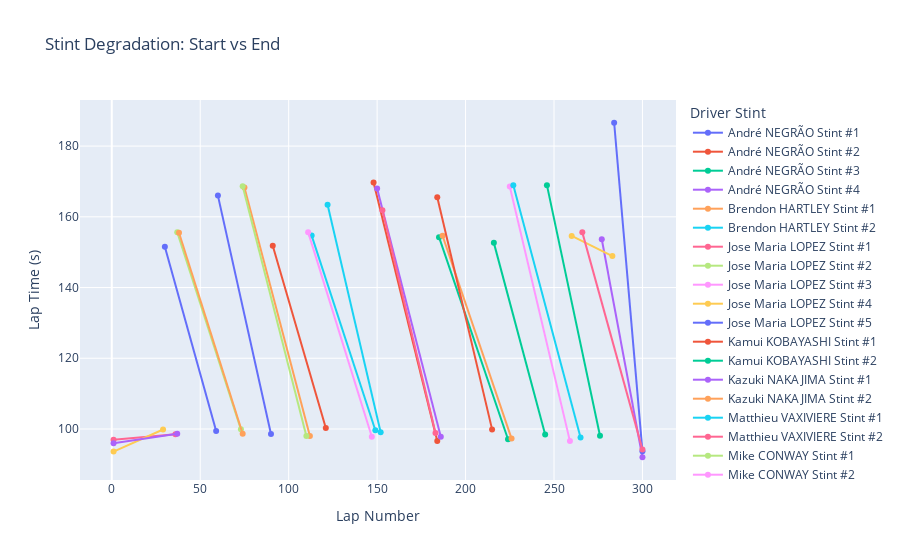

Notebook code for this chart:
### Code cell
stint_summary = (
    Algarve.groupby(["driver_stint", "team_no"]).agg(
        start_lap=("lap_number", "min"),
        end_lap=("lap_number", "max"),
        start_time=("lap_time_s", "first"),
        end_time=("lap_time_s", "last")
    )
    .reset_index()
)

stint_long = pd.concat(
    [stint_summary[["driver_stint", "team_no", "start_lap", "start_time"]].rename(columns={"start_lap": "lap", "start_time": "lap_time"}),

    stint_summary[["driver_stint", "team_no", "end_lap", "end_time"]].rename(columns={"end_lap": "lap", "end_time": "lap_time"})],
    ignore_index=True
)

fig = px.line(stint_long,
    x="lap",
    y="lap_time",
    color="driver_stint",   
    line_group="team_no", 
    markers=True,
    title="Stint Degradation: Start vs End",
    labels={                  
        "lap": "Lap Number",
        "lap_time": "Lap Time",
        "driver_stint": "Driver Stint",
        "team_no": "Team Number"
    }
)

fig.update_layout(
    xaxis_title="Lap Number",
    yaxis_title="Lap Time (s)"
)

fig.show()

### Figure 1 — Plotly figure (JSON) as saved in the notebook; plotly's stock layout.template omitted (floating-point values rounded to 4 significant figures)
{"data": [{"hovertemplate": "Driver Stint=André NEGRÃO Stint #1<br>Team Number=Alpine Elf Matmut #36<br>Lap Number=%{x}<br>Lap Time=%{y}<extra></extra>", "legendgroup": "André NEGRÃO Stint #1", "line": {"color": "#636efa", "dash": "solid"}, "marker": {"symbol": "circle"}, "mode": "lines+markers", "name": "André NEGRÃO Stint #1", "orientation": "v", "showlegend": true, "type": "scatter", "x": [60, 90], "xaxis": "x", "y": [166, 98.56], "yaxis": "y"}, {"hovertemplate": "Driver Stint=André NEGRÃO Stint #2<br>Team Number=Alpine Elf Matmut #36<br>Lap Number=%{x}<br>Lap Time=%{y}<extra></extra>", "legendgroup": "André NEGRÃO Stint #2", "line": {"color": "#EF553B", "dash": "solid"}, "marker": {"symbol": "circle"}, "mode": "lines+markers", "name": "André NEGRÃO Stint #2", "orientation": "v", "showlegend": true, "type": "scatter", "x": [91, 121], "xaxis": "x", "y": [151.8, 100.3], "yaxis": "y"}, {"hovertemplate": "Driver Stint=André NEGRÃO Stint #3<br>Team Number=Alpine Elf Matmut #36<br>Lap Number=%{x}<br>Lap Time=%{y}<extra></extra>", "legendgroup": "André NEGRÃO Stint #3", "line": {"color": "#00cc96", "dash": "solid"}, "marker": {"symbol": "circle"}, "mode": "lines+markers", "name": "André NEGRÃO Stint #3", "orientation": "v", "showlegend": true, "type": "scatter", "x": [246, 276], "xaxis": "x", "y": [169.0, 98.11], "yaxis": "y"}, {"hovertemplate": "Driver Stint=André NEGRÃO Stint #4<br>Team Number=Alpine Elf Matmut #36<br>Lap Number=%{x}<br>Lap Time=%{y}<extra></extra>", "legendgroup": "André NEGRÃO Stint #4", "line": {"color": "#ab63fa", "dash": "solid"}, "marker": {"symbol": "circle"}, "mode": "lines+markers", "name": "André NEGRÃO Stint #4", "orientation": "v", "showlegend": true, "type": "scatter", "x": [277, 300], "xaxis": "x", "y": [153.7, 92.0], "yaxis": "y"}, {"hovertemplate": "Driver Stint=Brendon HARTLEY Stint #1<br>Team Number=Toyota Gazoo Racing #8<br>Lap Number=%{x}<br>Lap Time=%{y}<extra></extra>", "legendgroup": "Brendon HARTLEY Stint #1", "line": {"color": "#FFA15A", "dash": "solid"}, "marker": {"symbol": "circle"}, "mode": "lines+markers", "name": "Brendon HARTLEY Stint #1", "orientation": "v", "showlegend": true, "type": "scatter", "x": [75, 112], "xaxis": "x", "y": [168.3, 97.99], "yaxis": "y"}, {"hovertemplate": "Driver Stint=Brendon HARTLEY Stint #2<br>Team Number=Toyota Gazoo Racing #8<br>Lap Number=%{x}<br>Lap Time=%{y}<extra></extra>", "legendgroup": "Brendon HARTLEY Stint #2", "line": {"color": "#19d3f3", "dash": "solid"}, "marker": {"symbol": "circle"}, "mode": "lines+markers", "name": "Brendon HARTLEY Stint #2", "orientation": "v", "showlegend": true, "type": "scatter", "x": [113, 149], "xaxis": "x", "y": [154.7, 99.64], "yaxis": "y"}, {"hovertemplate": "Driver Stint=Jose Maria LOPEZ Stint #1<br>Team Number=Toyota Gazoo Racing #7<br>Lap Number=%{x}<br>Lap Time=%{y}<extra></extra>", "legendgroup": "Jose Maria LOPEZ Stint #1", "line": {"color": "#FF6692", "dash": "solid"}, "marker": {"symbol": "circle"}, "mode": "lines+markers", "name": "Jose Maria LOPEZ Stint #1", "orientation": "v", "showlegend": true, "type": "scatter", "x": [1, 36], "xaxis": "x", "y": [96.99, 98.48], "yaxis": "y"}, {"hovertemplate": "Driver Stint=Jose Maria LOPEZ Stint #2<br>Team Number=Toyota Gazoo Racing #7<br>Lap Number=%{x}<br>Lap Time=%{y}<extra></extra>", "legendgroup": "Jose Maria LOPEZ Stint #2", "line": {"color": "#B6E880", "dash": "solid"}, "marker": {"symbol": "circle"}, "mode": "lines+markers", "name": "Jose Maria LOPEZ Stint #2", "orientation": "v", "showlegend": true, "type": "scatter", "x": [37, 73], "xaxis": "x", "y": [155.6, 99.9], "yaxis": "y"}, {"hovertemplate": "Driver Stint=Jose Maria LOPEZ Stint #3<br>Team Number=Toyota Gazoo Racing #7<br>Lap Number=%{x}<br>Lap Time=%{y}<extra></extra>", "legendgroup": "Jose Maria LOPEZ Stint #3", "line": {"color": "#FF97FF", "dash": "solid"}, "marker": {"symbol": "circle"}, "mode": "lines+markers", "name": "Jose Maria LOPEZ Stint #3", "orientation": "v", "showlegend": true, "type": "scatter", "x": [225, 259], "xaxis": "x", "y": [168.6, 96.57], "yaxis": "y"}, {"hovertemplate": "Driver Stint=Jose Maria LOPEZ Stint #4<br>Team Number=Toyota Gazoo Racing #7<br>Lap Number=%{x}<br>Lap Time=%{y}<extra></extra>", "legendgroup": "Jose Maria LOPEZ Stint #4", "line": {"color": "#FECB52", "dash": "solid"}, "marker": {"symbol": "circle"}, "mode": "lines+markers", "name": "Jose Maria LOPEZ Stint #4", "orientation": "v", "showlegend": true, "type": "scatter", "x": [260, 283], "xaxis": "x", "y": [154.6, 148.9], "yaxis": "y"}, {"hovertemplate": "Driver Stint=Jose Maria LOPEZ Stint #5<br>Team Number=Toyota Gazoo Racing #7<br>Lap Number=%{x}<br>Lap Time=%{y}<extra></extra>", "legendgroup": "Jose Maria LOPEZ Stint #5", "line": {"color": "#636efa", "dash": "solid"}, "marker": {"symbol": "circle"}, "mode": "lines+markers", "name": "Jose Maria LOPEZ Stint #5", "orientation": "v", "showlegend": true, "type": "scatter", "x": [284, 300], "xaxis": "x", "y": [186.6, 93.67], "yaxis": "y"}, {"hovertemplate": "Driver Stint=Kamui KOBAYASHI Stint #1<br>Team Number=Toyota Gazoo Racing #7<br>Lap Number=%{x}<br>Lap Time=%{y}<extra></extra>", "legendgroup": "Kamui KOBAYASHI Stint #1", "line": {"color": "#EF553B", "dash": "solid"}, "marker": {"symbol": "circle"}, "mode": "lines+markers", "name": "Kamui KOBAYASHI Stint #1", "orientation": "v", "showlegend": true, "type": "scatter", "x": [148, 184], "xaxis": "x", "y": [169.7, 96.58], "yaxis": "y"}, {"hovertemplate": "Driver Stint=Kamui KOBAYASHI Stint #2<br>Team Number=Toyota Gazoo Racing #7<br>Lap Number=%{x}<br>Lap Time=%{y}<extra></extra>", "legendgroup": "Kamui KOBAYASHI Stint #2", "line": {"color": "#00cc96", "dash": "solid"}, "marker": {"symbol": "circle"}, "mode": "lines+markers", "name": "Kamui KOBAYASHI Stint #2", "orientation": "v", "showlegend": true, "type": "scatter", "x": [185, 224], "xaxis": "x", "y": [154.3, 97.09], "yaxis": "y"}, {"hovertemplate": "Driver Stint=Kazuki NAKAJIMA Stint #1<br>Team Number=Toyota Gazoo Racing #8<br>Lap Number=%{x}<br>Lap Time=%{y}<extra></extra>", "legendgroup": "Kazuki NAKAJIMA Stint #1", "line": {"color": "#ab63fa", "dash": "solid"}, "marker": {"symbol": "circle"}, "mode": "lines+markers", "name": "Kazuki NAKAJIMA Stint #1", "orientation": "v", "showlegend": true, "type": "scatter", "x": [150, 186], "xaxis": "x", "y": [168.0, 97.83], "yaxis": "y"}, {"hovertemplate": "Driver Stint=Kazuki NAKAJIMA Stint #2<br>Team Number=Toyota Gazoo Racing #8<br>Lap Number=%{x}<br>Lap Time=%{y}<extra></extra>", "legendgroup": "Kazuki NAKAJIMA Stint #2", "line": {"color": "#FFA15A", "dash": "solid"}, "marker": {"symbol": "circle"}, "mode": "lines+markers", "name": "Kazuki NAKAJIMA Stint #2", "orientation": "v", "showlegend": true, "type": "scatter", "x": [187, 226], "xaxis": "x", "y": [154.6, 97.29], "yaxis": "y"}, {"hovertemplate": "Driver Stint=Matthieu VAXIVIERE Stint #1<br>Team Number=Alpine Elf Matmut #36<br>Lap Number=%{x}<br>Lap Time=%{y}<extra></extra>", "legendgroup": "Matthieu VAXIVIERE Stint #1", "line": {"color": "#19d3f3", "dash": "solid"}, "marker": {"symbol": "circle"}, "mode": "lines+markers", "name": "Matthieu VAXIVIERE Stint #1", "orientation": "v", "showlegend": true, "type": "scatter", "x": [122, 152], "xaxis": "x", "y": [163.4, 99.08], "yaxis": "y"}, {"hovertemplate": "Driver Stint=Matthieu VAXIVIERE Stint #2<br>Team Number=Alpine Elf Matmut #36<br>Lap Number=%{x}<br>Lap Time=%{y}<extra></extra>", "legendgroup": "Matthieu VAXIVIERE Stint #2", "line": {"color": "#FF6692", "dash": "solid"}, "marker": {"symbol": "circle"}, "mode": "lines+markers", "name": "Matthieu VAXIVIERE Stint #2", "orientation": "v", "showlegend": true, "type": "scatter", "x": [153, 183], "xaxis": "x", "y": [161.9, 98.84], "yaxis": "y"}, {"hovertemplate": "Driver Stint=Mike CONWAY Stint #1<br>Team Number=Toyota Gazoo Racing #7<br>Lap Number=%{x}<br>Lap Time=%{y}<extra></extra>", "legendgroup": "Mike CONWAY Stint #1", "line": {"color": "#B6E880", "dash": "solid"}, "marker": {"symbol": "circle"}, "mode": "lines+markers", "name": "Mike CONWAY Stint #1", "orientation": "v", "showlegend": true, "type": "scatter", "x": [74, 110], "xaxis": "x", "y": [168.6, 98], "yaxis": "y"}, {"hovertemplate": "Driver Stint=Mike CONWAY Stint #2<br>Team Number=Toyota Gazoo Racing #7<br>Lap Number=%{x}<br>Lap Time=%{y}<extra></extra>", "legendgroup": "Mike CONWAY Stint #2", "line": {"color": "#FF97FF", "dash": "solid"}, "marker": {"symbol": "circle"}, "mode": "lines+markers", "name": "Mike CONWAY Stint #2", "orientation": "v", "showlegend": true, "type": "scatter", "x": [111, 147], "xaxis": "x", "y": [155.7, 97.79], "yaxis": "y"}, {"hovertemplate": "Driver Stint=Nicolas LAPIERRE Stint #1<br>Team Number=Alpine Elf Matmut #36<br>Lap Number=%{x}<br>Lap Time=%{y}<extra></extra>", "legendgroup": "Nicolas LAPIERRE Stint #1", "line": {"color": "#FECB52", "dash": "solid"}, "marker": {"symbol": "circle"}, "mode": "lines+markers", "name": "Nicolas LAPIERRE Stint #1", "orientation": "v", "showlegend": true, "type": "scatter", "x": [1, 29], "xaxis": "x", "y": [93.61, 99.86], "yaxis": "y"}, {"hovertemplate": "Driver Stint=Nicolas LAPIERRE Stint #2<br>Team Number=Alpine Elf Matmut #36<br>Lap Number=%{x}<br>Lap Time=%{y}<extra></extra>", "legendgroup": "Nicolas LAPIERRE Stint #2", "line": {"color": "#636efa", "dash": "solid"}, "marker": {"symbol": "circle"}, "mode": "lines+markers", "name": "Nicolas LAPIERRE Stint #2", "orientation": "v", "showlegend": true, "type": "scatter", "x": [30, 59], "xaxis": "x", "y": [151.5, 99.44], "yaxis": "y"}, {"hovertemplate": "Driver Stint=Nicolas LAPIERRE Stint #3<br>Team Number=Alpine Elf Matmut #36<br>Lap Number=%{x}<br>Lap Time=%{y}<extra></extra>", "legendgroup": "Nicolas LAPIERRE Stint #3", "line": {"color": "#EF553B", "dash": "solid"}, "marker": {"symbol": "circle"}, "mode": "lines+markers", "name": "Nicolas LAPIERRE Stint #3", "orientation": "v", "showlegend": true, "type": "scatter", "x": [184, 215], "xaxis": "x", "y": [165.5, 99.88], "yaxis": "y"}, {"hovertemplate": "Driver Stint=Nicolas LAPIERRE Stint #4<br>Team Number=Alpine Elf Matmut #36<br>Lap Number=%{x}<br>Lap Time=%{y}<extra></extra>", "legendgroup": "Nicolas LAPIERRE Stint #4", "line": {"color": "#00cc96", "dash": "solid"}, "marker": {"symbol": "circle"}, "mode": "lines+markers", "name": "Nicolas LAPIERRE Stint #4", "orientation": "v", "showlegend": true, "type": "scatter", "x": [216, 245], "xaxis": "x", "y": [152.6, 98.41], "yaxis": "y"}, {"hovertemplate": "Driver Stint=Sébastien BUEMI Stint #1<br>Team Number=Toyota Gazoo Racing #8<br>Lap Number=%{x}<br>Lap Time=%{y}<extra></extra>", "legendgroup": "Sébastien BUEMI Stint #1", "line": {"color": "#ab63fa", "dash": "solid"}, "marker": {"symbol": "circle"}, "mode": "lines+markers", "name": "Sébastien BUEMI Stint #1", "orientation": "v", "showlegend": true, "type": "scatter", "x": [1, 37], "xaxis": "x", "y": [95.99, 98.62], "yaxis": "y"}, {"hovertemplate": "Driver Stint=Sébastien BUEMI Stint #2<br>Team Number=Toyota Gazoo Racing #8<br>Lap Number=%{x}<br>Lap Time=%{y}<extra></extra>", "legendgroup": "Sébastien BUEMI Stint #2", "line": {"color": "#FFA15A", "dash": "solid"}, "marker": {"symbol": "circle"}, "mode": "lines+markers", "name": "Sébastien BUEMI Stint #2", "orientation": "v", "showlegend": true, "type": "scatter", "x": [38, 74], "xaxis": "x", "y": [155.5, 98.67], "yaxis": "y"}, {"hovertemplate": "Driver Stint=Sébastien BUEMI Stint #3<br>Team Number=Toyota Gazoo Racing #8<br>Lap Number=%{x}<br>Lap Time=%{y}<extra></extra>", "legendgroup": "Sébastien BUEMI Stint #3", "line": {"color": "#19d3f3", "dash": "solid"}, "marker": {"symbol": "circle"}, "mode": "lines+markers", "name": "Sébastien BUEMI Stint #3", "orientation": "v", "showlegend": true, "type": "scatter", "x": [227, 265], "xaxis": "x", "y": [168.9, 97.62], "yaxis": "y"}, {"hovertemplate": "Driver Stint=Sébastien BUEMI Stint #4<br>Team Number=Toyota Gazoo Racing #8<br>Lap Number=%{x}<br>Lap Time=%{y}<extra></extra>", "legendgroup": "Sébastien BUEMI Stint #4", "line": {"color": "#FF6692", "dash": "solid"}, "marker": {"symbol": "circle"}, "mode": "lines+markers", "name": "Sébastien BUEMI Stint #4", "orientation": "v", "showlegend": true, "type": "scatter", "x": [266, 300], "xaxis": "x", "y": [155.6, 94.23], "yaxis": "y"}], "layout": {"legend": {"title": {"text": "Driver Stint"}, "tracegroupgap": 0}, "title": {"text": "Stint Degradation: Start vs End"}, "xaxis": {"anchor": "y", "domain": [0, 1], "title": {"text": "Lap Number"}}, "yaxis": {"anchor": "x", "domain": [0, 1], "title": {"text": "Lap Time (s)"}}}}
